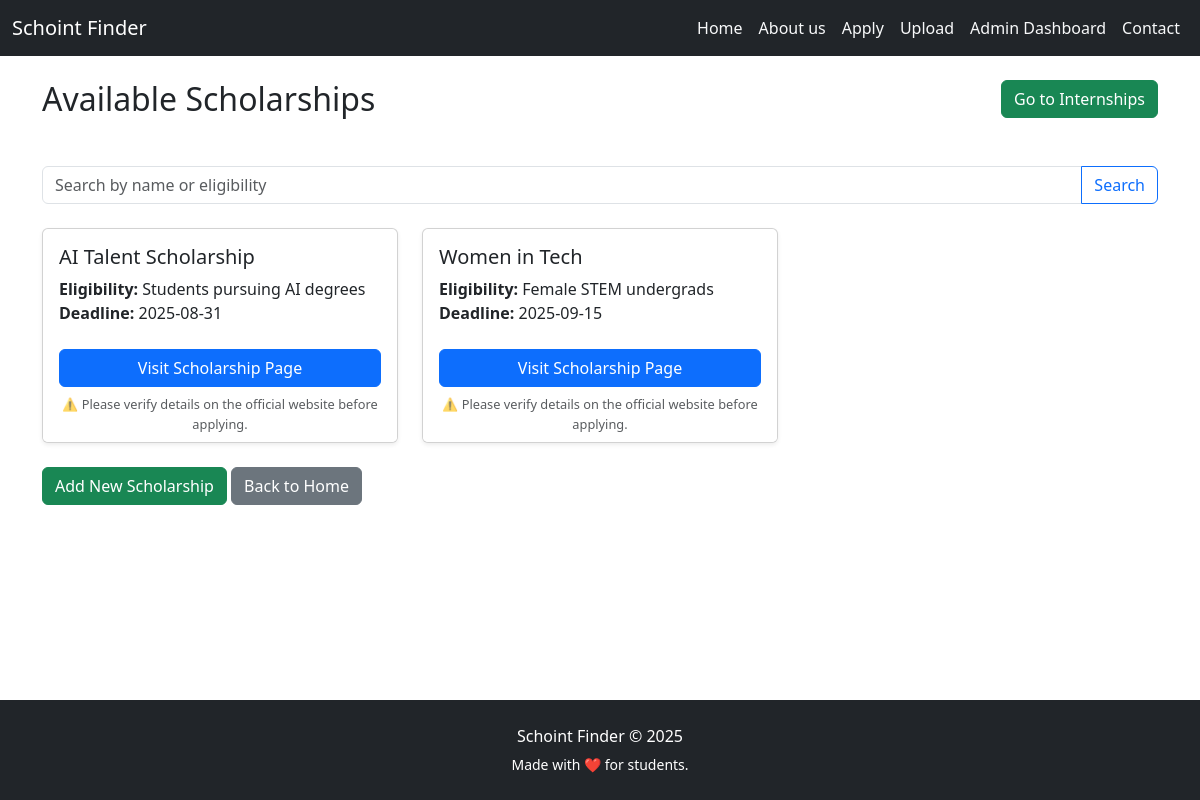
The page /scholarships on the database its author committed.
### tables this page shows
CREATE TABLE scholarships (
        id INTEGER PRIMARY KEY AUTOINCREMENT,
        name TEXT NOT NULL,
        provider TEXT,
        eligibility TEXT,
        amount TEXT,
        deadline TEXT,
        link TEXT,
        approved INTEGER DEFAULT 0
    );

### app.py (the view)
@app.route("/scholarships")
def scholarships():
    query = request.args.get("query", "").strip()
    today_str = date.today().isoformat()
    conn = get_db_connection()
    cur = conn.cursor()
    cur.execute("""
        INSERT INTO scholarships_archive
        SELECT * FROM scholarships WHERE deadline < ?
    """, (today_str,))
    cur.execute("DELETE FROM scholarships WHERE deadline < ?", (today_str,))
    conn.commit()
    if query:
        cur.execute("""
            SELECT * FROM scholarships
            WHERE approved = 1 AND (name LIKE ? OR eligibility LIKE ?)
            ORDER BY deadline
        """, ('%' + query + '%', '%' + query + '%'))
    else:
        cur.execute("SELECT * FROM scholarships WHERE approved = 1 ORDER BY deadline")
    scholarships = cur.fetchall()
    conn.close()
    return render_template("scholarships.html", scholarships=scholarships)

### app.py (called while the page is built)
def get_db_connection():
    conn = sqlite3.connect('scholarships.db')
    conn.row_factory = sqlite3.Row
    return conn

@app.context_processor
def inject_current_year():
    return {'current_year': datetime.now().year}

### templates/scholarships.html (shortened to what this page needs)
{% extends 'base.html' %}
{% block content %}
<div class="d-flex flex-column flex-md-row justify-content-between" style="margin-bottom: 3rem;" data-aos="fade-up">
  <h2 class="text-center text-md-start mb-3 mb-md-0">Available Scholarships</h2>
  <a href="/internships" class="btn btn-success">Go to Internships</a>
</div>
<form method="get" action="/scholarships" class="mb-4">
  <div class="input-group" data-aos="fade-up">
    <input type="text" class="form-control" name="query" placeholder="Search by name or eligibility" value="{{ request.args.get('query', '') }}">
    <button class="btn btn-outline-primary" type="submit">Search</button>
  </div>
</form>
<div class="row row-cols-1 row-cols-md-2 row-cols-lg-3 g-4">
  {% for scholarship in scholarships %}
    <div class="col" data-aos="fade-up" data-aos-delay="200">
      <div class="card h-100 shadow-sm">
        <div class="card-body">
          <h5 class="card-title">{{ scholarship['name'] }}</h5>
          <p class="card-text">
            <strong>Eligibility:</strong> {{ scholarship['eligibility'] }}<br>
            <strong>Deadline:</strong> {{ scholarship['deadline'] }}
          </p>
        </div>
        <div class="card-footer bg-white border-0">
          <a href="{{ scholarship['link'] }}" class="btn btn-primary w-100 mb-2" target="_blank">Visit Scholarship Page</a>
          <small class="text-muted d-block text-center" style="font-size: 0.8rem;">
            ⚠️ Please verify details on the official website before applying.
          </small>
        </div>
      </div>
    </div>
  {% else %}
    <p>No scholarships available right now.</p>
  {% endfor %}
</div>
<div class="mt-4" data-aos="fade-up" data-aos-delay="400" data-aos-duration="1000" data-aos-once="true">
  <a href="/add" class="btn btn-success">Add New Scholarship</a>
  <a href="{{ url_for('home') }}" class="btn btn-secondary">Back to Home</a>
</div>
{% endblock %}

### templates/base.html (style rules this page uses)
html, body { margin: 0; padding: 0; width: 100%; overflow-x: clip; }
* { box-sizing: border-box; }
section, .row { margin-left: 0; margin-right: 0; overflow-x: clip; }
[data-aos] { overflow-x: clip; }

### rows shown on the page
scholarships: name "AI Talent Scholarship", eligibility "Students pursuing AI degrees", deadline "2025-08-31"
scholarships: name "Women in Tech", eligibility "Female STEM undergrads", deadline "2025-09-15"
